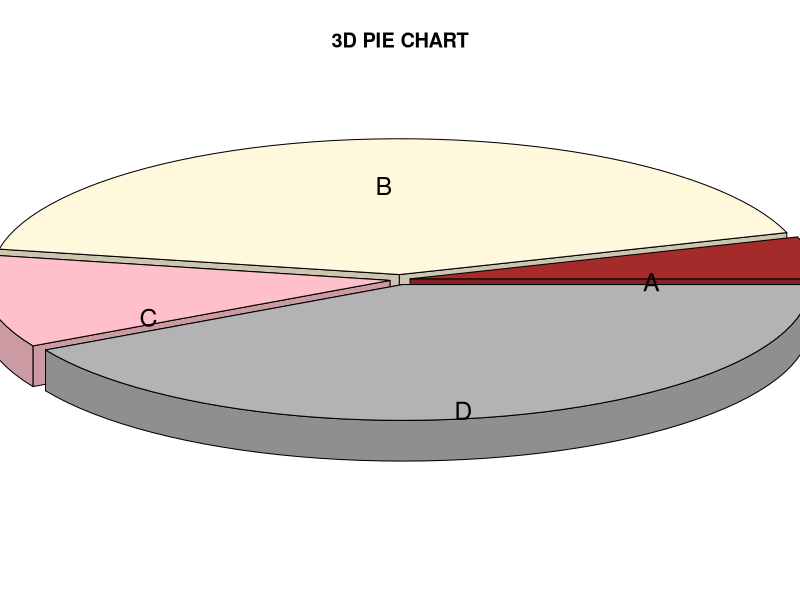
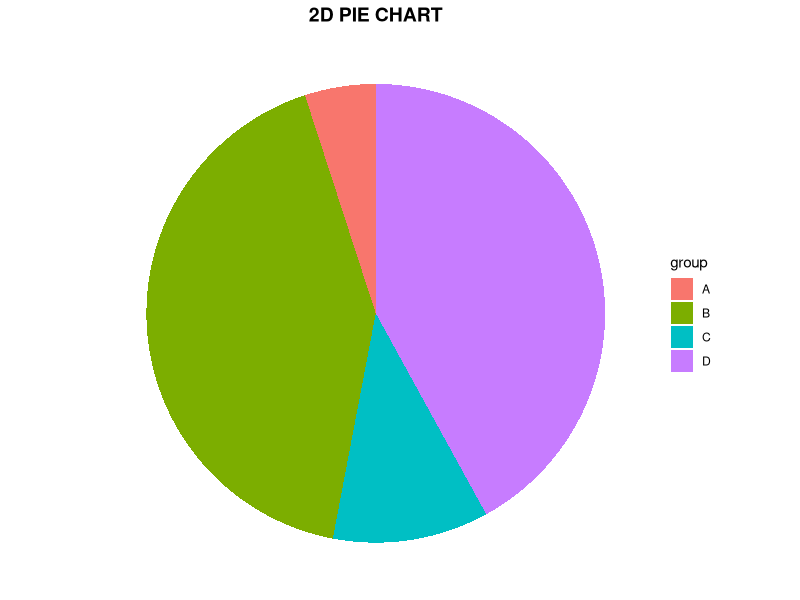
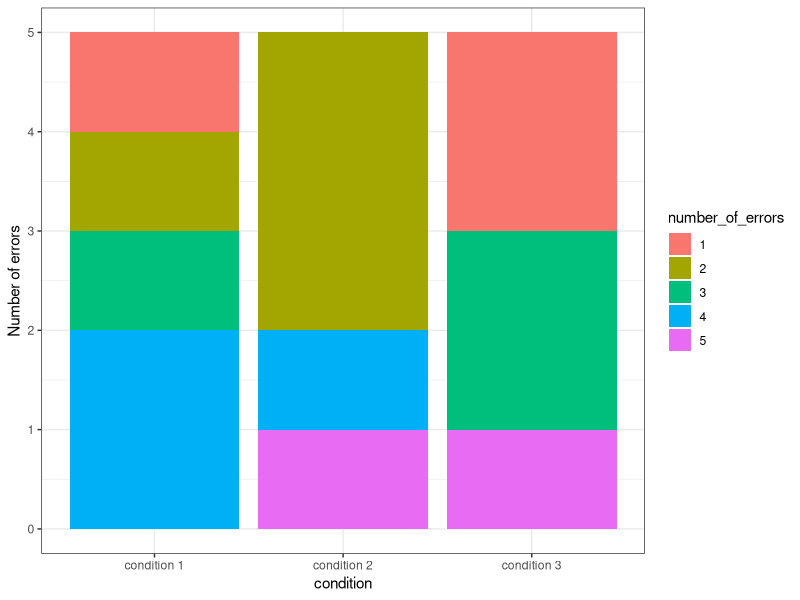

The R source for these figures, in order:
## ---- chunk 1
library("plotrix")
library(ggplot2)
library(tidyverse)
require("reshape2")

## ---- chunk 2
#dane
pieval<-c(5,42,11,42)
pielabels<- LETTERS[1:4]

pie3D(pieval,radius=2, labels = pielabels, explode=0.05,main="3D PIE CHART",
      col=c("brown","cornsilk1","pink","grey70"))

## ---- chunk 3
# ramka danych do 2d
data <- data.frame(
  group=LETTERS[1:4],
  value=pieval
)

# 2d

ggplot(data, aes(x="", y=value, fill=group)) +
  geom_bar(stat="identity", width=1) +
  coord_polar("y", start=0) +
  theme_void() +
  ggtitle("2D PIE CHART") +
  theme(plot.title = element_text(size=14, face="bold", hjust = 0.5))
## ---- chunk 4

#dane
condition <- c("condition 1", "condition 2", "condition 3", "condition 1", "condition 2", "condition 3", "condition 1", "condition 2", "condition 3", "condition 1", "condition 2", "condition 3", "condition 1", "condition 2", "condition 3")
number_of_errors <- c(1,2,3,3,2,1,4,4,5,4,5,1,2,2,3)

df <- data.frame(condition, number_of_errors)

df_melt <-suppressMessages(melt(df)) #This creates a data frame with 3 columns, 'condition', 'variable' and 'value' where 'variable' just says 'number_of_errors' for each row

df$number_of_errors <- factor(df$number_of_errors)

ggplot(df, aes(x=condition, fill = number_of_errors)) +
  geom_bar(stat="count") + ylab("Number of errors") + theme_bw()

